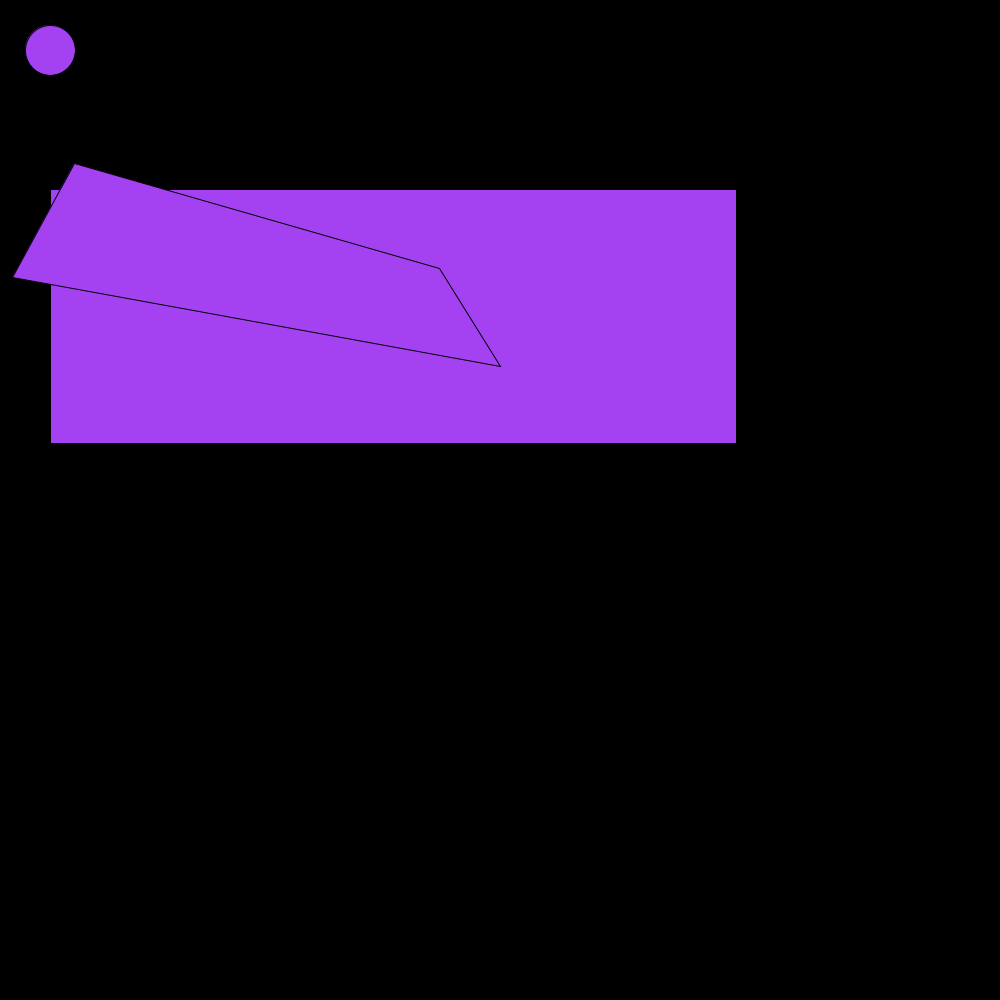
Frame 1 (no input)
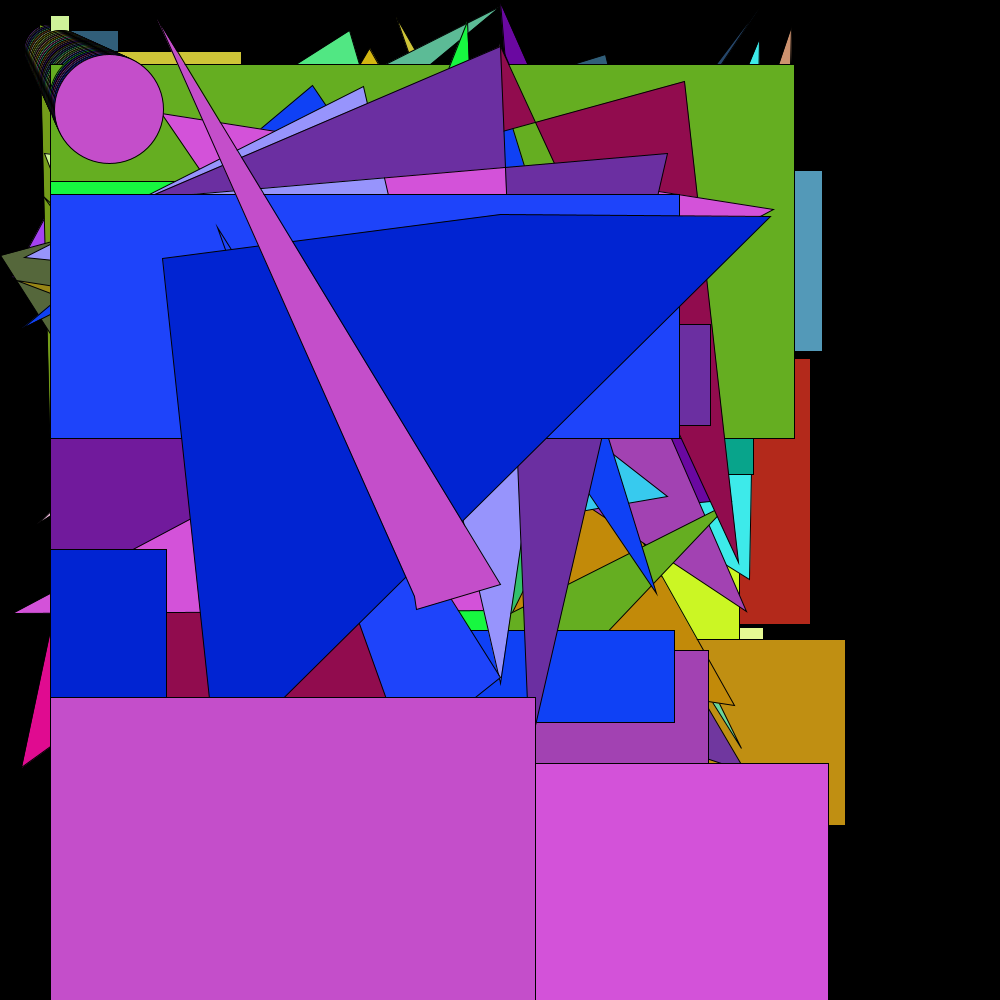
Frame 60 (the mouse pressed at the canvas centre just before this capture)
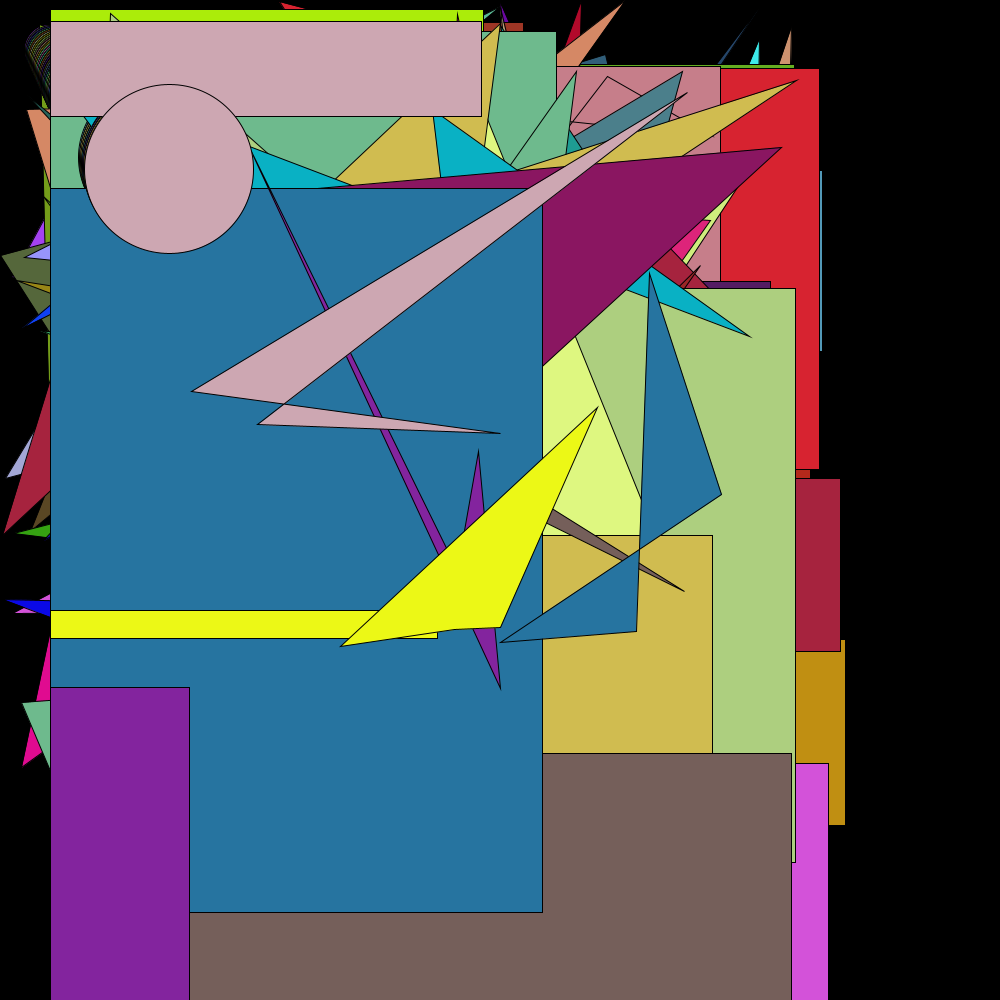
Frame 120 (the mouse held since frame 60 and released just before this capture)

The Processing sketch that drew these frames (run headless with seeded random() and noise(); from frame 60 on, the mouse is pressed at the canvas centre):

// Processing sketch: sketch_150106a
// ── sketch_150106a.pde
int Potato = 50;
boolean torf = true;
void setup() {
  size(1000,1000);
   background(0);
  
}

void draw() {
  
  fill(random(255),random(255),random(255));
 rect(50,random(800),random(800),random(800));
  quad(500,random(800),random(800),random(800),random(800),random(800),random(800),random(800));
   ellipse(Potato,Potato,Potato,Potato);
  if (torf = true) Potato = Potato + 1;
  if (Potato == 800)
  torf = false;
  if (torf = false) Potato = Potato - 1;
}
